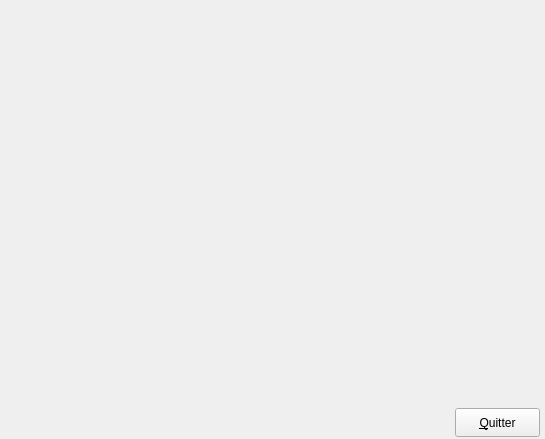
<?xml version="1.0" encoding="UTF-8"?>
<ui version="4.0">
 <class>MainWindow</class>
 <widget class="QMainWindow" name="MainWindow">
  <property name="geometry">
   <rect>
    <x>0</x>
    <y>0</y>
    <width>545</width>
    <height>439</height>
   </rect>
  </property>
  <property name="windowTitle">
   <string>MainWindow</string>
  </property>
  <widget class="QWidget" name="centralWidget">
   <widget class="MonCanvas" name="canvas" native="true">
    <property name="geometry">
     <rect>
      <x>10</x>
      <y>10</y>
      <width>531</width>
      <height>391</height>
     </rect>
    </property>
   </widget>
   <widget class="QPushButton" name="pb_quitter">
    <property name="geometry">
     <rect>
      <x>455</x>
      <y>408</y>
      <width>85</width>
      <height>29</height>
     </rect>
    </property>
    <property name="text">
     <string>&amp;Quitter</string>
    </property>
   </widget>
  </widget>
 </widget>
 <layoutdefault spacing="6" margin="11"/>
 <customwidgets>
  <customwidget>
   <class>MonCanvas</class>
   <extends>QWidget</extends>
   <header>moncanvas.h</header>
   <container>1</container>
  </customwidget>
 </customwidgets>
 <resources/>
 <connections>
  <connection>
   <sender>pb_quitter</sender>
   <signal>clicked()</signal>
   <receiver>MainWindow</receiver>
   <slot>close()</slot>
   <hints>
    <hint type="sourcelabel">
     <x>484</x>
     <y>422</y>
    </hint>
    <hint type="destinationlabel">
     <x>406</x>
     <y>417</y>
    </hint>
   </hints>
  </connection>
 </connections>
</ui>
